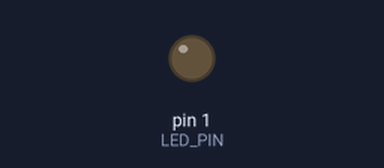
Recording of a sketch running on a simulated Arduino Uno, built with avr-gcc and run on an emulated ATmega328P. Parts: output pins drawn as LEDs (lit = HIGH).

Above: at 0.1 s.
At 9.9 s:
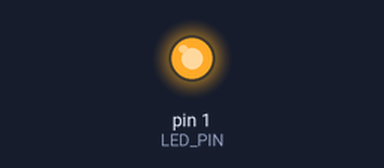
Timing chart, 0 to 11.5 s (numbered marks = the images above):
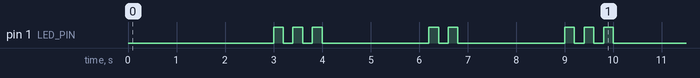

The sketch:

LedDebugging.ino
```cpp
const int LED_PIN = 1;

void setup() {
  delay(3000);

  pinMode(LED_PIN, OUTPUT);

  blinkDebug(3);
  delay(2000);

  blinkDebug(2.4);
  delay(2000);

  blinkDebug(2.6);
  delay(2000);
}

void loop() {
}

void blinkDebug(double debugValue){
  int roundedValue = (debugValue+.5);
  for (int i=0; i<roundedValue; ++i) {
    digitalWrite(LED_PIN, HIGH);
    delay(200);
    digitalWrite(LED_PIN, LOW);
    delay(200);
  }
}
```
